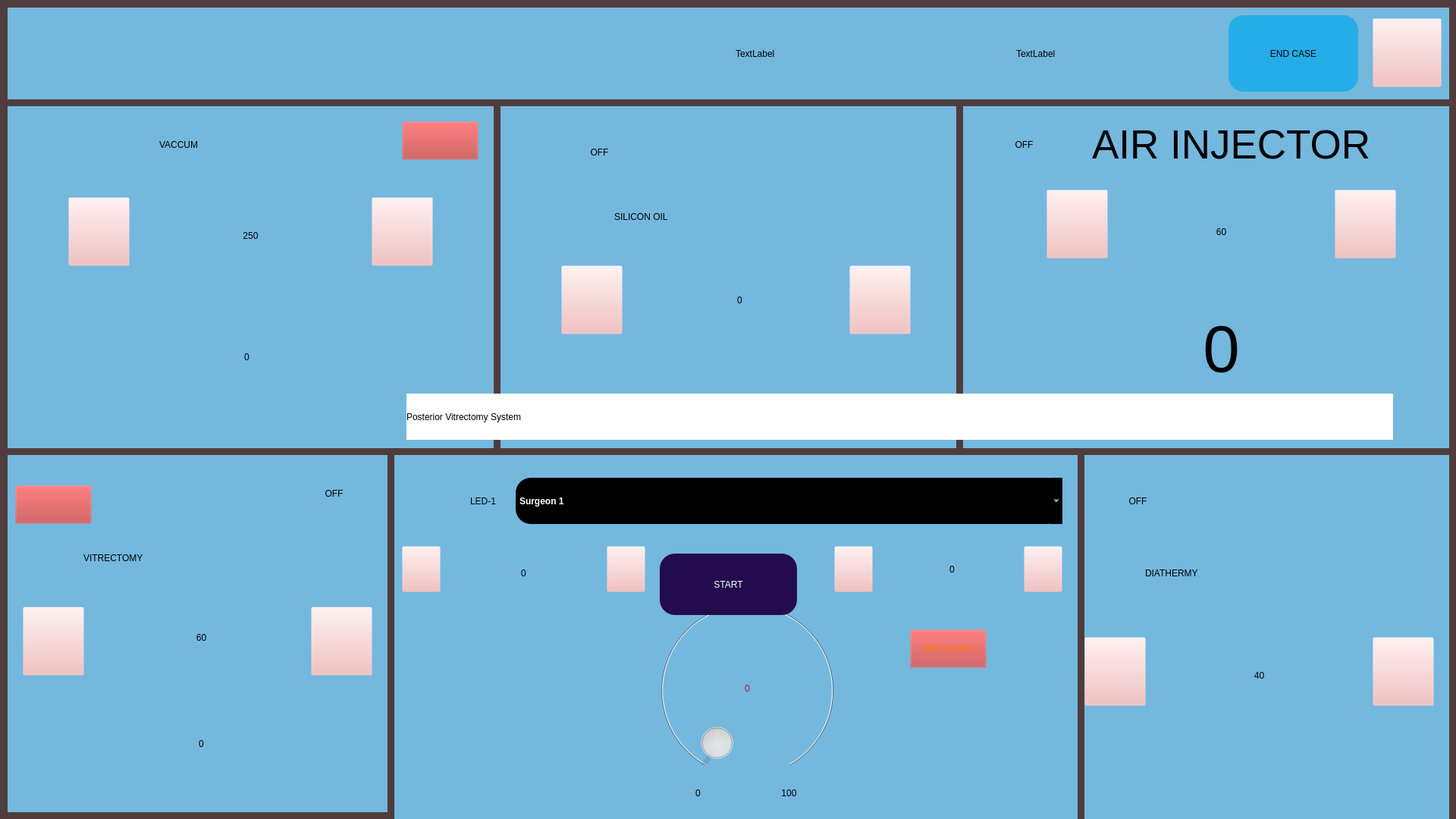
<?xml version="1.0" encoding="UTF-8"?>
<ui version="4.0">
 <class>MainWindow</class>
 <widget class="QMainWindow" name="MainWindow">
  <property name="geometry">
   <rect>
    <x>0</x>
    <y>0</y>
    <width>1920</width>
    <height>1080</height>
   </rect>
  </property>
  <property name="sizePolicy">
   <sizepolicy hsizetype="Preferred" vsizetype="Preferred">
    <horstretch>0</horstretch>
    <verstretch>0</verstretch>
   </sizepolicy>
  </property>
  <property name="maximumSize">
   <size>
    <width>1920</width>
    <height>1080</height>
   </size>
  </property>
  <property name="windowTitle">
   <string>MainWindow</string>
  </property>
  <property name="autoFillBackground">
   <bool>false</bool>
  </property>
  <property name="styleSheet">
   <string notr="true"/>
  </property>
  <widget class="QWidget" name="centralwidget">
   <widget class="QPushButton" name="pushButton_settingswindow">
    <property name="geometry">
     <rect>
      <x>1810</x>
      <y>24</y>
      <width>91</width>
      <height>91</height>
     </rect>
    </property>
    <property name="styleSheet">
     <string notr="true">


background-image: url(:/new/prefix1/Settimg 3.png);
background-color: rgba(242, 179, 179, 0);



</string>
    </property>
    <property name="text">
     <string/>
    </property>
   </widget>
   <widget class="QLabel" name="label_vacpreset">
    <property name="geometry">
     <rect>
      <x>180</x>
      <y>240</y>
      <width>301</width>
      <height>141</height>
     </rect>
    </property>
    <property name="styleSheet">
     <string notr="true">font: 65pt &quot;Ubuntu&quot;;
image: url(:/new/prefix1/img/textbox2.png);
</string>
    </property>
    <property name="text">
     <string>250</string>
    </property>
    <property name="alignment">
     <set>Qt::AlignCenter</set>
    </property>
   </widget>
   <widget class="QLabel" name="label_vacactual">
    <property name="geometry">
     <rect>
      <x>180</x>
      <y>400</y>
      <width>291</width>
      <height>141</height>
     </rect>
    </property>
    <property name="styleSheet">
     <string notr="true">image: url(:/new/prefix1/img/textbox2.png);
font: 65pt &quot;Ubuntu&quot;;</string>
    </property>
    <property name="text">
     <string>0</string>
    </property>
    <property name="alignment">
     <set>Qt::AlignCenter</set>
    </property>
   </widget>
   <widget class="QLabel" name="label_aipreset">
    <property name="geometry">
     <rect>
      <x>1470</x>
      <y>240</y>
      <width>281</width>
      <height>131</height>
     </rect>
    </property>
    <property name="styleSheet">
     <string notr="true">image: url(:/new/prefix1/img/textbox2.png);
font: 65pt &quot;Ubuntu&quot;;</string>
    </property>
    <property name="text">
     <string>60</string>
    </property>
    <property name="alignment">
     <set>Qt::AlignCenter</set>
    </property>
   </widget>
   <widget class="QLabel" name="label_vitpreset">
    <property name="geometry">
     <rect>
      <x>110</x>
      <y>770</y>
      <width>311</width>
      <height>141</height>
     </rect>
    </property>
    <property name="styleSheet">
     <string notr="true">image: url(:/new/prefix1/img/textbox2.png);
font: 65pt &quot;Ubuntu&quot;;</string>
    </property>
    <property name="text">
     <string>60</string>
    </property>
    <property name="alignment">
     <set>Qt::AlignCenter</set>
    </property>
   </widget>
   <widget class="QLabel" name="label_dia">
    <property name="geometry">
     <rect>
      <x>1520</x>
      <y>820</y>
      <width>281</width>
      <height>141</height>
     </rect>
    </property>
    <property name="styleSheet">
     <string notr="true">image: url(:/new/prefix1/img/textbox2.png);
font: 65pt &quot;Ubuntu&quot;;</string>
    </property>
    <property name="text">
     <string>40</string>
    </property>
    <property name="alignment">
     <set>Qt::AlignCenter</set>
    </property>
   </widget>
   <widget class="QLabel" name="label_siloil">
    <property name="geometry">
     <rect>
      <x>830</x>
      <y>330</y>
      <width>291</width>
      <height>131</height>
     </rect>
    </property>
    <property name="styleSheet">
     <string notr="true">image: url(:/new/prefix1/img/textbox2.png);
font: 65pt &quot;Ubuntu&quot;;</string>
    </property>
    <property name="text">
     <string>0</string>
    </property>
    <property name="alignment">
     <set>Qt::AlignCenter</set>
    </property>
   </widget>
   <widget class="QLabel" name="label_led1">
    <property name="geometry">
     <rect>
      <x>590</x>
      <y>710</y>
      <width>201</width>
      <height>91</height>
     </rect>
    </property>
    <property name="styleSheet">
     <string notr="true">image: url(:/new/prefix1/img/textbox1.png);
font: 45pt &quot;Ubuntu&quot;;</string>
    </property>
    <property name="text">
     <string>0</string>
    </property>
    <property name="alignment">
     <set>Qt::AlignCenter</set>
    </property>
   </widget>
   <widget class="QPushButton" name="pushButton_aidec">
    <property name="geometry">
     <rect>
      <x>1760</x>
      <y>250</y>
      <width>81</width>
      <height>91</height>
     </rect>
    </property>
    <property name="styleSheet">
     <string notr="true">QPushButton{background-image: url(:/new/prefix1/img/down1.png);
background-color: rgba(242, 179, 179, 0);}


QPushButton::hover{background-color: #0085ff;
border-radius: 20px;
color:white;;}</string>
    </property>
    <property name="text">
     <string/>
    </property>
   </widget>
   <widget class="QPushButton" name="pushButton_diadec">
    <property name="geometry">
     <rect>
      <x>1810</x>
      <y>840</y>
      <width>81</width>
      <height>91</height>
     </rect>
    </property>
    <property name="styleSheet">
     <string notr="true">QPushButton{background-image: url(:/new/prefix1/img/down1.png);
background-color: rgba(242, 179, 179, 0);}


QPushButton::hover{background-color: #0085ff;
border-radius: 20px;
color:white;;}</string>
    </property>
    <property name="text">
     <string/>
    </property>
   </widget>
   <widget class="QPushButton" name="pushButton_vitdec">
    <property name="geometry">
     <rect>
      <x>410</x>
      <y>800</y>
      <width>81</width>
      <height>91</height>
     </rect>
    </property>
    <property name="styleSheet">
     <string notr="true">QPushButton{background-image: url(:/new/prefix1/img/down1.png);
background-color: rgba(242, 179, 179, 0);}


QPushButton::hover{background-color: #0085ff;
border-radius: 20px;
color:white;;}</string>
    </property>
    <property name="text">
     <string/>
    </property>
   </widget>
   <widget class="QPushButton" name="pushButton_led1dec">
    <property name="geometry">
     <rect>
      <x>800</x>
      <y>720</y>
      <width>51</width>
      <height>61</height>
     </rect>
    </property>
    <property name="styleSheet">
     <string notr="true">QPushButton{background-image: url(:/new/prefix1/downnew1.png);
background-color: rgba(242, 179, 179, 0);}


QPushButton::hover{background-color: #0085ff;
border-radius: 20px;
color:white;;}</string>
    </property>
    <property name="text">
     <string/>
    </property>
   </widget>
   <widget class="QPushButton" name="pushButton_aiinc">
    <property name="geometry">
     <rect>
      <x>1380</x>
      <y>250</y>
      <width>81</width>
      <height>91</height>
     </rect>
    </property>
    <property name="styleSheet">
     <string notr="true">
QPushButton{
	background-image: url(:/new/prefix1/img/up1.png);
background-color: rgba(242, 179, 179, 0);

}


QPushButton::hover{background-color: #0085ff;
border-radius: 20px;
color:white;;}</string>
    </property>
    <property name="text">
     <string/>
    </property>
   </widget>
   <widget class="QPushButton" name="pushButton_diainc">
    <property name="geometry">
     <rect>
      <x>1430</x>
      <y>840</y>
      <width>81</width>
      <height>91</height>
     </rect>
    </property>
    <property name="styleSheet">
     <string notr="true">
QPushButton{
	background-image: url(:/new/prefix1/img/up1.png);
background-color: rgba(242, 179, 179, 0);

}


QPushButton::hover{background-color: #0085ff;
border-radius: 20px;
color:white;;}</string>
    </property>
    <property name="text">
     <string/>
    </property>
   </widget>
   <widget class="QPushButton" name="pushButton_vitinc">
    <property name="geometry">
     <rect>
      <x>30</x>
      <y>800</y>
      <width>81</width>
      <height>91</height>
     </rect>
    </property>
    <property name="styleSheet">
     <string notr="true">
QPushButton{
	background-image: url(:/new/prefix1/img/up1.png);
background-color: rgba(242, 179, 179, 0);

}


QPushButton::hover{background-color: #0085ff;
border-radius: 20px;
color:white;;}</string>
    </property>
    <property name="text">
     <string/>
    </property>
   </widget>
   <widget class="QPushButton" name="pushButton_led1inc">
    <property name="geometry">
     <rect>
      <x>530</x>
      <y>720</y>
      <width>51</width>
      <height>61</height>
     </rect>
    </property>
    <property name="styleSheet">
     <string notr="true">
QPushButton{
	background-image: url(:/new/prefix1/upnew1.png);
background-color: rgba(242, 179, 179, 0);

}


QPushButton::hover{background-color: #0085ff;
border-radius: 20px;
color:white;;}</string>
    </property>
    <property name="text">
     <string/>
    </property>
   </widget>
   <widget class="QPushButton" name="pushButton_siloilinc">
    <property name="geometry">
     <rect>
      <x>740</x>
      <y>350</y>
      <width>81</width>
      <height>91</height>
     </rect>
    </property>
    <property name="styleSheet">
     <string notr="true">
QPushButton{
	background-image: url(:/new/prefix1/img/up1.png);
background-color: rgba(242, 179, 179, 0);

}


QPushButton::hover{background-color: #0085ff;
border-radius: 20px;
color:white;;}</string>
    </property>
    <property name="text">
     <string/>
    </property>
   </widget>
   <widget class="QPushButton" name="pushButton_vaclinearnonlinear">
    <property name="geometry">
     <rect>
      <x>530</x>
      <y>160</y>
      <width>101</width>
      <height>51</height>
     </rect>
    </property>
    <property name="layoutDirection">
     <enum>Qt::LeftToRight</enum>
    </property>
    <property name="styleSheet">
     <string notr="true">background-image: url(:/new/prefix1/img/backbg3.png);
background-color: rgba(191, 64, 64, 0);
</string>
    </property>
    <property name="text">
     <string/>
    </property>
   </widget>
   <widget class="QLabel" name="label_aiactual">
    <property name="geometry">
     <rect>
      <x>1470</x>
      <y>390</y>
      <width>281</width>
      <height>141</height>
     </rect>
    </property>
    <property name="font">
     <font>
      <family>Ubuntu</family>
      <pointsize>65</pointsize>
      <weight>50</weight>
      <italic>false</italic>
      <bold>false</bold>
     </font>
    </property>
    <property name="styleSheet">
     <string notr="true">image: url(:/new/prefix1/img/textbox2.png);
font: 65pt &quot;Ubuntu&quot;;</string>
    </property>
    <property name="text">
     <string>0</string>
    </property>
    <property name="alignment">
     <set>Qt::AlignCenter</set>
    </property>
   </widget>
   <widget class="QPushButton" name="pushButton_siloildec">
    <property name="geometry">
     <rect>
      <x>1120</x>
      <y>350</y>
      <width>81</width>
      <height>91</height>
     </rect>
    </property>
    <property name="styleSheet">
     <string notr="true">QPushButton{background-image: url(:/new/prefix1/img/down1.png);
background-color: rgba(242, 179, 179, 0);}


QPushButton::hover{background-color: #0085ff;
border-radius: 20px;
color:white;;}</string>
    </property>
    <property name="text">
     <string/>
    </property>
   </widget>
   <widget class="QLabel" name="label_surgeonname">
    <property name="geometry">
     <rect>
      <x>10</x>
      <y>140</y>
      <width>641</width>
      <height>451</height>
     </rect>
    </property>
    <property name="styleSheet">
     <string notr="true">background-color: rgb(116, 184, 222);</string>
    </property>
    <property name="text">
     <string/>
    </property>
   </widget>
   <widget class="QLabel" name="label_13">
    <property name="geometry">
     <rect>
      <x>1270</x>
      <y>140</y>
      <width>641</width>
      <height>451</height>
     </rect>
    </property>
    <property name="styleSheet">
     <string notr="true">background-color: rgb(116, 184, 222);</string>
    </property>
    <property name="text">
     <string/>
    </property>
   </widget>
   <widget class="QLabel" name="label_14">
    <property name="geometry">
     <rect>
      <x>1430</x>
      <y>600</y>
      <width>481</width>
      <height>481</height>
     </rect>
    </property>
    <property name="styleSheet">
     <string notr="true">background-color: rgb(116, 184, 222);</string>
    </property>
    <property name="text">
     <string/>
    </property>
   </widget>
   <widget class="QLabel" name="label_16">
    <property name="geometry">
     <rect>
      <x>10</x>
      <y>10</y>
      <width>1901</width>
      <height>121</height>
     </rect>
    </property>
    <property name="styleSheet">
     <string notr="true">background-color: rgb(116, 184, 222);</string>
    </property>
    <property name="text">
     <string/>
    </property>
   </widget>
   <widget class="QLabel" name="label_20">
    <property name="geometry">
     <rect>
      <x>0</x>
      <y>0</y>
      <width>1920</width>
      <height>1080</height>
     </rect>
    </property>
    <property name="styleSheet">
     <string notr="true">background-color: rgba(68, 44, 44, 198);</string>
    </property>
    <property name="text">
     <string/>
    </property>
   </widget>
   <widget class="QLabel" name="label_21">
    <property name="geometry">
     <rect>
      <x>210</x>
      <y>160</y>
      <width>221</width>
      <height>61</height>
     </rect>
    </property>
    <property name="styleSheet">
     <string notr="true">font: 40pt &quot;Ubuntu&quot;;</string>
    </property>
    <property name="text">
     <string>VACCUM</string>
    </property>
   </widget>
   <widget class="QLabel" name="label_23">
    <property name="geometry">
     <rect>
      <x>1440</x>
      <y>160</y>
      <width>421</width>
      <height>61</height>
     </rect>
    </property>
    <property name="styleSheet">
     <string notr="true">font: 40pt ;
color: rgb(0, 0, 0);</string>
    </property>
    <property name="text">
     <string>AIR INJECTOR</string>
    </property>
   </widget>
   <widget class="QLabel" name="label_24">
    <property name="geometry">
     <rect>
      <x>110</x>
      <y>700</y>
      <width>351</width>
      <height>71</height>
     </rect>
    </property>
    <property name="styleSheet">
     <string notr="true">font: 40pt &quot;Ubuntu&quot;;</string>
    </property>
    <property name="text">
     <string>VITRECTOMY</string>
    </property>
   </widget>
   <widget class="QLabel" name="label_25">
    <property name="geometry">
     <rect>
      <x>1510</x>
      <y>730</y>
      <width>321</width>
      <height>51</height>
     </rect>
    </property>
    <property name="styleSheet">
     <string notr="true">font: 40pt &quot;Ubuntu&quot;;</string>
    </property>
    <property name="text">
     <string>DIATHERMY</string>
    </property>
   </widget>
   <widget class="QLabel" name="label_26">
    <property name="geometry">
     <rect>
      <x>810</x>
      <y>260</y>
      <width>411</width>
      <height>51</height>
     </rect>
    </property>
    <property name="styleSheet">
     <string notr="true">font: 40pt &quot;Ubuntu&quot;;</string>
    </property>
    <property name="text">
     <string>SILICON OIL</string>
    </property>
   </widget>
   <widget class="QLabel" name="label_27">
    <property name="geometry">
     <rect>
      <x>620</x>
      <y>630</y>
      <width>171</width>
      <height>61</height>
     </rect>
    </property>
    <property name="styleSheet">
     <string notr="true">font: 40pt &quot;Ubuntu&quot;;</string>
    </property>
    <property name="text">
     <string>LED-1</string>
    </property>
   </widget>
   <widget class="QPushButton" name="pushButton_endcase">
    <property name="geometry">
     <rect>
      <x>1620</x>
      <y>20</y>
      <width>171</width>
      <height>101</height>
     </rect>
    </property>
    <property name="styleSheet">
     <string notr="true">QPushButton{
	background-color: rgb(37, 173, 232);border-radius: 20px;
font: 20pt &quot;Ubuntu&quot;;
}

QPushButton::hover{background-color: #007dff;
border-radius: 20px;
font: 20pt &quot;Ubuntu&quot;;
color:white;;}</string>
    </property>
    <property name="text">
     <string>END CASE</string>
    </property>
   </widget>
   <widget class="QLabel" name="label_28">
    <property name="geometry">
     <rect>
      <x>530</x>
      <y>150</y>
      <width>101</width>
      <height>71</height>
     </rect>
    </property>
    <property name="styleSheet">
     <string notr="true">image: url(:/new/prefix1/img/linbg3.png);</string>
    </property>
    <property name="text">
     <string/>
    </property>
   </widget>
   <widget class="QLabel" name="label_dialvalue">
    <property name="enabled">
     <bool>false</bool>
    </property>
    <property name="geometry">
     <rect>
      <x>955</x>
      <y>872</y>
      <width>61</width>
      <height>71</height>
     </rect>
    </property>
    <property name="styleSheet">
     <string notr="true">font: 60pt &quot;Ubuntu&quot;;
color: rgb(165, 29, 45);</string>
    </property>
    <property name="text">
     <string>0</string>
    </property>
    <property name="alignment">
     <set>Qt::AlignCenter</set>
    </property>
    <property name="wordWrap">
     <bool>false</bool>
    </property>
   </widget>
   <widget class="QDial" name="dial">
    <property name="enabled">
     <bool>false</bool>
    </property>
    <property name="geometry">
     <rect>
      <x>840</x>
      <y>770</y>
      <width>291</width>
      <height>281</height>
     </rect>
    </property>
    <property name="styleSheet">
     <string notr="true">background-color: rgb(255, 255, 255);</string>
    </property>
    <property name="sliderPosition">
     <number>0</number>
    </property>
    <property name="invertedAppearance">
     <bool>false</bool>
    </property>
    <property name="invertedControls">
     <bool>false</bool>
    </property>
    <property name="wrapping">
     <bool>false</bool>
    </property>
    <property name="notchTarget">
     <double>0.000000000000000</double>
    </property>
    <property name="notchesVisible">
     <bool>false</bool>
    </property>
   </widget>
   <widget class="QLabel" name="label_38">
    <property name="geometry">
     <rect>
      <x>10</x>
      <y>600</y>
      <width>501</width>
      <height>471</height>
     </rect>
    </property>
    <property name="styleSheet">
     <string notr="true">background-color: rgb(116, 184, 222);</string>
    </property>
    <property name="text">
     <string/>
    </property>
   </widget>
   <widget class="QLabel" name="label_17">
    <property name="geometry">
     <rect>
      <x>520</x>
      <y>600</y>
      <width>901</width>
      <height>481</height>
     </rect>
    </property>
    <property name="styleSheet">
     <string notr="true">background-color: rgb(116, 184, 222);
</string>
    </property>
    <property name="text">
     <string/>
    </property>
   </widget>
   <widget class="QLabel" name="label_18">
    <property name="geometry">
     <rect>
      <x>820</x>
      <y>750</y>
      <width>331</width>
      <height>311</height>
     </rect>
    </property>
    <property name="styleSheet">
     <string notr="true">image: url(:/new/prefix1/img/dialscale1.png);</string>
    </property>
    <property name="text">
     <string/>
    </property>
   </widget>
   <widget class="QLabel" name="label_34">
    <property name="geometry">
     <rect>
      <x>870</x>
      <y>1030</y>
      <width>101</width>
      <height>31</height>
     </rect>
    </property>
    <property name="styleSheet">
     <string notr="true">font: 17pt &quot;Ubuntu&quot;;</string>
    </property>
    <property name="text">
     <string>0</string>
    </property>
    <property name="alignment">
     <set>Qt::AlignCenter</set>
    </property>
   </widget>
   <widget class="QLabel" name="label_35">
    <property name="geometry">
     <rect>
      <x>990</x>
      <y>1030</y>
      <width>101</width>
      <height>31</height>
     </rect>
    </property>
    <property name="styleSheet">
     <string notr="true">font: 17pt &quot;Ubuntu&quot;;</string>
    </property>
    <property name="text">
     <string>100</string>
    </property>
    <property name="alignment">
     <set>Qt::AlignCenter</set>
    </property>
   </widget>
   <widget class="QLabel" name="label_19">
    <property name="geometry">
     <rect>
      <x>660</x>
      <y>140</y>
      <width>601</width>
      <height>451</height>
     </rect>
    </property>
    <property name="styleSheet">
     <string notr="true">background-color: rgb(116, 184, 222);</string>
    </property>
    <property name="text">
     <string/>
    </property>
   </widget>
   <widget class="QLabel" name="label_led2">
    <property name="geometry">
     <rect>
      <x>1160</x>
      <y>710</y>
      <width>191</width>
      <height>81</height>
     </rect>
    </property>
    <property name="styleSheet">
     <string notr="true">image: url(:/new/prefix1/img/textbox1.png);
font: 45pt &quot;Ubuntu&quot;;</string>
    </property>
    <property name="text">
     <string>0</string>
    </property>
    <property name="alignment">
     <set>Qt::AlignCenter</set>
    </property>
   </widget>
   <widget class="QPushButton" name="pushButton_led2inc">
    <property name="geometry">
     <rect>
      <x>1100</x>
      <y>720</y>
      <width>51</width>
      <height>61</height>
     </rect>
    </property>
    <property name="styleSheet">
     <string notr="true">
QPushButton{
	background-image: url(:/new/prefix1/upnew1.png);
background-color: rgba(242, 179, 179, 0);

}


QPushButton::hover{background-color: #0085ff;
border-radius: 20px;
color:white;;}</string>
    </property>
    <property name="text">
     <string/>
    </property>
   </widget>
   <widget class="QPushButton" name="pushButton_led2dec">
    <property name="geometry">
     <rect>
      <x>1350</x>
      <y>720</y>
      <width>51</width>
      <height>61</height>
     </rect>
    </property>
    <property name="styleSheet">
     <string notr="true">QPushButton{background-image: url(:/new/prefix1/downnew1.png);
background-color: rgba(242, 179, 179, 0);}


QPushButton::hover{background-color: #0085ff;
border-radius: 20px;
color:white;;}</string>
    </property>
    <property name="text">
     <string/>
    </property>
   </widget>
   <widget class="QLabel" name="label_41">
    <property name="geometry">
     <rect>
      <x>1190</x>
      <y>630</y>
      <width>191</width>
      <height>61</height>
     </rect>
    </property>
    <property name="styleSheet">
     <string notr="true">font: 40pt &quot;Ubuntu&quot;;</string>
    </property>
    <property name="text">
     <string>LED-2</string>
    </property>
   </widget>
   <widget class="QPushButton" name="pushButton_vitlinearnonlinear">
    <property name="geometry">
     <rect>
      <x>20</x>
      <y>640</y>
      <width>101</width>
      <height>51</height>
     </rect>
    </property>
    <property name="layoutDirection">
     <enum>Qt::LeftToRight</enum>
    </property>
    <property name="styleSheet">
     <string notr="true">background-image: url(:/new/prefix1/img/backbg3.png);
background-color: rgba(191, 64, 64, 0);
</string>
    </property>
    <property name="text">
     <string/>
    </property>
   </widget>
   <widget class="QLabel" name="label_44">
    <property name="geometry">
     <rect>
      <x>20</x>
      <y>630</y>
      <width>101</width>
      <height>71</height>
     </rect>
    </property>
    <property name="styleSheet">
     <string notr="true">image: url(:/new/prefix1/img/linvit1.png);</string>
    </property>
    <property name="text">
     <string/>
    </property>
   </widget>
   <widget class="QLabel" name="label_7">
    <property name="geometry">
     <rect>
      <x>820</x>
      <y>740</y>
      <width>331</width>
      <height>321</height>
     </rect>
    </property>
    <property name="styleSheet">
     <string notr="true">image: url(:/new/prefix1/img/Ellipse 201.png);</string>
    </property>
    <property name="text">
     <string/>
    </property>
   </widget>
   <widget class="QLabel" name="label_40">
    <property name="geometry">
     <rect>
      <x>930</x>
      <y>1008</y>
      <width>111</width>
      <height>17</height>
     </rect>
    </property>
    <property name="styleSheet">
     <string notr="true">background-color: rgb(116, 184, 222);
</string>
    </property>
    <property name="text">
     <string/>
    </property>
   </widget>
   <widget class="QLabel" name="label_15">
    <property name="geometry">
     <rect>
      <x>870</x>
      <y>40</y>
      <width>71</width>
      <height>61</height>
     </rect>
    </property>
    <property name="styleSheet">
     <string notr="true">image: url(:/new/prefix1/img/dateimg1.png);</string>
    </property>
    <property name="text">
     <string/>
    </property>
   </widget>
   <widget class="QLabel" name="label_43">
    <property name="geometry">
     <rect>
      <x>1250</x>
      <y>39</y>
      <width>67</width>
      <height>61</height>
     </rect>
    </property>
    <property name="styleSheet">
     <string notr="true">image: url(:/new/prefix1/img/timeimg2.png);</string>
    </property>
    <property name="text">
     <string/>
    </property>
   </widget>
   <widget class="QLabel" name="label_date">
    <property name="geometry">
     <rect>
      <x>970</x>
      <y>40</y>
      <width>261</width>
      <height>61</height>
     </rect>
    </property>
    <property name="styleSheet">
     <string notr="true">font: 20pt &quot;Ubuntu&quot;;</string>
    </property>
    <property name="text">
     <string>TextLabel</string>
    </property>
   </widget>
   <widget class="QLabel" name="label_time">
    <property name="geometry">
     <rect>
      <x>1340</x>
      <y>40</y>
      <width>181</width>
      <height>61</height>
     </rect>
    </property>
    <property name="styleSheet">
     <string notr="true">font: 20pt &quot;Ubuntu&quot;;</string>
    </property>
    <property name="text">
     <string>TextLabel</string>
    </property>
   </widget>
   <widget class="QLabel" name="label_12">
    <property name="geometry">
     <rect>
      <x>0</x>
      <y>0</y>
      <width>1920</width>
      <height>1080</height>
     </rect>
    </property>
    <property name="styleSheet">
     <string notr="true">image: url(:/new/prefix1/img/logo3.png);</string>
    </property>
    <property name="text">
     <string/>
    </property>
   </widget>
   <widget class="QLabel" name="label_22">
    <property name="geometry">
     <rect>
      <x>540</x>
      <y>600</y>
      <width>91</width>
      <height>101</height>
     </rect>
    </property>
    <property name="styleSheet">
     <string notr="true">image: url(:/new/prefix1/newdoc 1.png);</string>
    </property>
    <property name="text">
     <string/>
    </property>
   </widget>
   <widget class="QPushButton" name="pushButton_start">
    <property name="geometry">
     <rect>
      <x>870</x>
      <y>730</y>
      <width>181</width>
      <height>81</height>
     </rect>
    </property>
    <property name="styleSheet">
     <string notr="true">border-radius: 20px;
background-color: rgb(36, 11, 78);
font: 28pt &quot;Ubuntu&quot;;
color: rgb(255, 255, 255);
</string>
    </property>
    <property name="text">
     <string>START</string>
    </property>
   </widget>
   <widget class="QLabel" name="label_39">
    <property name="geometry">
     <rect>
      <x>0</x>
      <y>0</y>
      <width>1920</width>
      <height>1080</height>
     </rect>
    </property>
    <property name="styleSheet">
     <string notr="true">background-color: rgb(119, 118, 123);</string>
    </property>
    <property name="text">
     <string/>
    </property>
   </widget>
   <widget class="QLabel" name="label_vitactual">
    <property name="geometry">
     <rect>
      <x>110</x>
      <y>910</y>
      <width>311</width>
      <height>141</height>
     </rect>
    </property>
    <property name="styleSheet">
     <string notr="true">image: url(:/new/prefix1/img/textbox2.png);
font: 65pt &quot;Ubuntu&quot;;</string>
    </property>
    <property name="text">
     <string>0</string>
    </property>
    <property name="alignment">
     <set>Qt::AlignCenter</set>
    </property>
   </widget>
   <widget class="QPushButton" name="pushButton_vacinc">
    <property name="geometry">
     <rect>
      <x>90</x>
      <y>260</y>
      <width>81</width>
      <height>91</height>
     </rect>
    </property>
    <property name="styleSheet">
     <string notr="true">
QPushButton{
	background-image: url(:/new/prefix1/img/up1.png);
background-color: rgba(242, 179, 179, 0);

}


QPushButton::hover{background-color: #0085ff;
border-radius: 20px;
color:white;;}</string>
    </property>
    <property name="text">
     <string/>
    </property>
   </widget>
   <widget class="QPushButton" name="pushButton_vacdec">
    <property name="geometry">
     <rect>
      <x>490</x>
      <y>260</y>
      <width>81</width>
      <height>91</height>
     </rect>
    </property>
    <property name="styleSheet">
     <string notr="true">QPushButton{background-image: url(:/new/prefix1/img/down1.png);
background-color: rgba(242, 179, 179, 0);}


QPushButton::hover{background-color: #0085ff;
border-radius: 20px;
color:white;;}</string>
    </property>
    <property name="text">
     <string/>
    </property>
   </widget>
   <widget class="QPushButton" name="pushButton_drain">
    <property name="geometry">
     <rect>
      <x>1200</x>
      <y>830</y>
      <width>101</width>
      <height>51</height>
     </rect>
    </property>
    <property name="styleSheet">
     <string notr="true">background-image: url(:/new/prefix1/img/backbg3.png);
color: rgb(255, 120, 0);
background-color: rgba(191, 64, 64, 0);</string>
    </property>
    <property name="text">
     <string>DRAIN OFF</string>
    </property>
   </widget>
   <widget class="QLabel" name="label_2">
    <property name="geometry">
     <rect>
      <x>536</x>
      <y>519</y>
      <width>1301</width>
      <height>61</height>
     </rect>
    </property>
    <property name="styleSheet">
     <string notr="true">background-color: rgb(255, 255, 255);
font: 75 30pt &quot;Ubuntu&quot;;</string>
    </property>
    <property name="text">
     <string>Posterior Vitrectomy System</string>
    </property>
   </widget>
   <widget class="QPushButton" name="pushButton_vitonoff">
    <property name="geometry">
     <rect>
      <x>400</x>
      <y>610</y>
      <width>81</width>
      <height>81</height>
     </rect>
    </property>
    <property name="styleSheet">
     <string notr="true">image: url(:/new/prefix1/img/off.png);
border: none;
</string>
    </property>
    <property name="text">
     <string>OFF</string>
    </property>
   </widget>
   <widget class="QPushButton" name="pushButton_led1onoff">
    <property name="geometry">
     <rect>
      <x>810</x>
      <y>620</y>
      <width>81</width>
      <height>81</height>
     </rect>
    </property>
    <property name="styleSheet">
     <string notr="true">image: url(:/new/prefix1/img/off.png);
border: none;
</string>
    </property>
    <property name="text">
     <string>OFF</string>
    </property>
   </widget>
   <widget class="QPushButton" name="pushButton_led2onoff">
    <property name="geometry">
     <rect>
      <x>1050</x>
      <y>620</y>
      <width>81</width>
      <height>81</height>
     </rect>
    </property>
    <property name="styleSheet">
     <string notr="true">image: url(:/new/prefix1/img/off.png);
border: none;
</string>
    </property>
    <property name="text">
     <string>OFF</string>
    </property>
   </widget>
   <widget class="QPushButton" name="pushButton_diaonoff">
    <property name="geometry">
     <rect>
      <x>1460</x>
      <y>620</y>
      <width>81</width>
      <height>81</height>
     </rect>
    </property>
    <property name="styleSheet">
     <string notr="true">image: url(:/new/prefix1/img/off.png);
border: none;
</string>
    </property>
    <property name="text">
     <string>OFF</string>
    </property>
   </widget>
   <widget class="QPushButton" name="pushButton_aionoff">
    <property name="geometry">
     <rect>
      <x>1310</x>
      <y>150</y>
      <width>81</width>
      <height>81</height>
     </rect>
    </property>
    <property name="styleSheet">
     <string notr="true">image: url(:/new/prefix1/img/off.png);
border: none;
</string>
    </property>
    <property name="text">
     <string>OFF</string>
    </property>
   </widget>
   <widget class="QPushButton" name="pushButton_siloilonoff">
    <property name="geometry">
     <rect>
      <x>750</x>
      <y>160</y>
      <width>81</width>
      <height>81</height>
     </rect>
    </property>
    <property name="styleSheet">
     <string notr="true">image: url(:/new/prefix1/img/off.png);
border: none;
</string>
    </property>
    <property name="text">
     <string>OFF</string>
    </property>
   </widget>
   <widget class="QComboBox" name="comboBox_surgeonname">
    <property name="geometry">
     <rect>
      <x>680</x>
      <y>630</y>
      <width>721</width>
      <height>61</height>
     </rect>
    </property>
    <property name="styleSheet">
     <string notr="true">font: 45pt &quot;Ubuntu&quot;;
background-color: rgb(0, 0, 0);
color: rgb(255,255,255);
border-radius:20px;
font-weight: bold;</string>
    </property>
    <item>
     <property name="text">
      <string>Surgeon 1</string>
     </property>
    </item>
    <item>
     <property name="text">
      <string>Surgeon 2</string>
     </property>
    </item>
    <item>
     <property name="text">
      <string>Surgeon 3</string>
     </property>
    </item>
    <item>
     <property name="text">
      <string>Surgeon 4</string>
     </property>
    </item>
    <item>
     <property name="text">
      <string>Surgeon 5</string>
     </property>
    </item>
    <item>
     <property name="text">
      <string>Surgeon 6</string>
     </property>
    </item>
    <item>
     <property name="text">
      <string>Surgeon 7</string>
     </property>
    </item>
    <item>
     <property name="text">
      <string>Surgeon 8</string>
     </property>
    </item>
    <item>
     <property name="text">
      <string>Surgeon 9</string>
     </property>
    </item>
    <item>
     <property name="text">
      <string>Surgeon 10</string>
     </property>
    </item>
    <item>
     <property name="text">
      <string>Surgeon 11</string>
     </property>
    </item>
    <item>
     <property name="text">
      <string>Surgeon 12</string>
     </property>
    </item>
    <item>
     <property name="text">
      <string>Surgeon 13</string>
     </property>
    </item>
    <item>
     <property name="text">
      <string>Surgeon 14</string>
     </property>
    </item>
    <item>
     <property name="text">
      <string>Surgeon 15</string>
     </property>
    </item>
    <item>
     <property name="text">
      <string>Surgeon 16</string>
     </property>
    </item>
    <item>
     <property name="text">
      <string>Surgeon 17</string>
     </property>
    </item>
    <item>
     <property name="text">
      <string>Surgeon 18</string>
     </property>
    </item>
    <item>
     <property name="text">
      <string>Surgeon 19</string>
     </property>
    </item>
    <item>
     <property name="text">
      <string>Surgeon 20</string>
     </property>
    </item>
   </widget>
   <zorder>label_39</zorder>
   <zorder>label_20</zorder>
   <zorder>label_16</zorder>
   <zorder>label_14</zorder>
   <zorder>label_13</zorder>
   <zorder>label_surgeonname</zorder>
   <zorder>pushButton_settingswindow</zorder>
   <zorder>label_vacpreset</zorder>
   <zorder>label_vacactual</zorder>
   <zorder>label_dia</zorder>
   <zorder>pushButton_diadec</zorder>
   <zorder>pushButton_diainc</zorder>
   <zorder>label_21</zorder>
   <zorder>label_25</zorder>
   <zorder>pushButton_endcase</zorder>
   <zorder>label_28</zorder>
   <zorder>pushButton_vaclinearnonlinear</zorder>
   <zorder>label_38</zorder>
   <zorder>label_23</zorder>
   <zorder>pushButton_aiinc</zorder>
   <zorder>label_aipreset</zorder>
   <zorder>label_aiactual</zorder>
   <zorder>pushButton_aidec</zorder>
   <zorder>label_17</zorder>
   <zorder>label_led2</zorder>
   <zorder>label_41</zorder>
   <zorder>pushButton_led2dec</zorder>
   <zorder>label_44</zorder>
   <zorder>label_7</zorder>
   <zorder>label_18</zorder>
   <zorder>dial</zorder>
   <zorder>label_dialvalue</zorder>
   <zorder>label_40</zorder>
   <zorder>label_34</zorder>
   <zorder>label_35</zorder>
   <zorder>pushButton_led1inc</zorder>
   <zorder>label_27</zorder>
   <zorder>label_led1</zorder>
   <zorder>pushButton_led1dec</zorder>
   <zorder>pushButton_led2inc</zorder>
   <zorder>pushButton_vitinc</zorder>
   <zorder>pushButton_vitlinearnonlinear</zorder>
   <zorder>label_vitpreset</zorder>
   <zorder>label_24</zorder>
   <zorder>pushButton_vitdec</zorder>
   <zorder>label_19</zorder>
   <zorder>label_siloil</zorder>
   <zorder>label_26</zorder>
   <zorder>pushButton_siloilinc</zorder>
   <zorder>pushButton_siloildec</zorder>
   <zorder>label_15</zorder>
   <zorder>label_43</zorder>
   <zorder>label_date</zorder>
   <zorder>label_time</zorder>
   <zorder>label_vitactual</zorder>
   <zorder>pushButton_vacinc</zorder>
   <zorder>pushButton_vacdec</zorder>
   <zorder>pushButton_drain</zorder>
   <zorder>pushButton_vitonoff</zorder>
   <zorder>pushButton_led1onoff</zorder>
   <zorder>pushButton_led2onoff</zorder>
   <zorder>pushButton_diaonoff</zorder>
   <zorder>pushButton_aionoff</zorder>
   <zorder>pushButton_siloilonoff</zorder>
   <zorder>label_12</zorder>
   <zorder>label_22</zorder>
   <zorder>label_2</zorder>
   <zorder>comboBox_surgeonname</zorder>
   <zorder>pushButton_start</zorder>
  </widget>
 </widget>
 <resources/>
 <connections/>
</ui>
